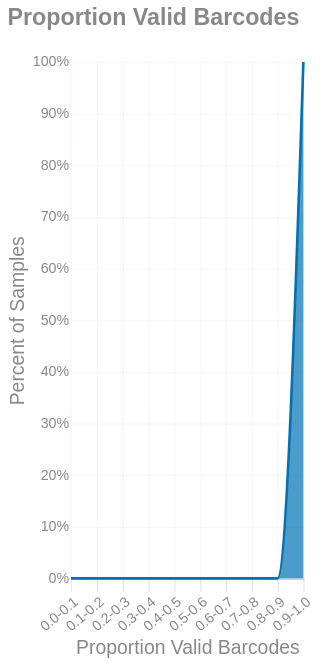

Notebook code cell kept with this figure:
### Markdown cell above
### Valid barcodes
This is a distribution of what percent of total alignments each sample had valid barcodes[^3]:

[^3]:
    Valid barcodes with respect to the conventions of a given linked-read chemistry:
    
    **haplotagging**: `AxxCxxBxxDxx` where `xx` is not `00`
    
    **stLFR**: `X_Y_Z` where `X`, `Y`, or `Z` is not `0`
    
    **TELLseq**: there is no `N` nucleotide

### Code cell
_hist = binned_histogram(aggregate_df['Valid'], 0.1, True, 1)
with SafeRender(_hist):
    (
        alt.Chart(_hist)
        .mark_area(interpolate = "monotone")
        .transform_filter(alt.datum.bin <= 1)
        .encode(
            x=alt.X('interval:O')
                .axis(title='Proportion Valid Barcodes', labelAngle=-40)
                .scale(domainMin=0,padding=0),
            y=alt.Y('proportion:Q', title='Percent of Samples').axis(format = '%').scale(domain=[0,1]),
            tooltip = [
                alt.Tooltip('interval', title = "Proportion Valid Barcodes"),
                alt.Tooltip('proportion', title = "Percent of Samples").format('.1%')
            ]
        )
        .properties(
                title=alt.Title('Proportion Valid Barcodes'),
            usermeta={'embedOptions': {'downloadFileName': f'alignments.percent.valid'}}
        )
    ).display()

### Figure 1 — Vega-Lite specification as saved in the notebook (floating-point values rounded to 4 significant figures)
{"width": "container", "height": 400, "config": {"title": {"anchor": "start", "dy": -15, "fontSize": 18, "color": "#888888", "subtitleColor": "#888888", "subtitleFontSize": 14}, "arc": {"fill": "#0072B2"}, "axis": {"domainColor": "#888888", "domainWidth": 0.5, "gridWidth": 0.2, "grid": false, "titleFontWeight": 400, "titleFontSize": 15, "labelFontSize": 11, "labelColor": "#888888", "tickColor": "#888888", "tickWidth": 0.2, "titleColor": "#888888"}, "axisBand": {"grid": false}, "axisX": {"grid": true, "tickSize": 10, "domainCap": "round"}, "axisY": {"domain": false, "grid": true, "tickSize": 0, "domainCap": "round"}, "background": "transparent", "header": {"labelFontSize": 15, "labelColor": "#888888", "titleFontSize": 15, "titleFontWeight": 600, "titleColor": "#888888"}, "legend": {"labelFont": "sans-serif", "labelFontSize": 12, "labelColor": "#888888", "symbolSize": 100, "symbolType": "circle", "titleFontSize": 12, "titlePadding": 10, "titleColor": "#888888", "title": null}, "range": {"category": ["#E69F00", "#56B4E9", "#009E73", "#F0E442", "#0072B2", "#D55E00", "#CC79A7", "#000000"], "diverging": ["#cfe8f3", "#a2d4ec", "#73bfe2", "#46abdb", "#1696d2", "#12719e"]}, "area": {"fill": "#0072B2", "fillOpacity": 0.7, "line": true, "strokeOpacity": 0.7}, "line": {"color": "#0072B2", "stroke": "#0072B2", "strokeWidth": 2}, "trail": {"color": "#0072B2", "stroke": "#0072B2", "strokeWidth": 0, "size": 1}, "point": {"filled": true, "fillOpacity": 1.0, "size": 95}, "text": {"color": "#888888", "fontSize": 11, "align": "right", "fontWeight": 400, "size": 11}, "bar": {"fill": "#0072B2", "stroke": null}, "view": {"stroke": null, "continuousWidth": 660, "continuousHeight": 400}}, "data": {"name": "data-5f2f5155bf959920b0043a6fccc76797"}, "mark": {"type": "area", "interpolate": "monotone"}, "encoding": {"tooltip": [{"field": "interval", "title": "Proportion Valid Barcodes", "type": "nominal"}, {"field": "proportion", "format": ".1%", "title": "Percent of Samples", "type": "quantitative"}], "x": {"axis": {"title": "Proportion Valid Barcodes", "labelAngle": -40}, "field": "interval", "scale": {"domainMin": 0, "padding": 0}, "type": "ordinal"}, "y": {"axis": {"format": "%"}, "field": "proportion", "scale": {"domain": [0, 1]}, "title": "Percent of Samples", "type": "quantitative"}}, "title": {"text": "Proportion Valid Barcodes"}, "transform": [{"filter": "(datum.bin <= 1)"}], "usermeta": {"embedOptions": {"downloadFileName": "alignments.percent.valid"}}, "$schema": "https://vega.github.io/schema/vega-lite/v6.1.0.json", "datasets": {"data-5f2f5155bf959920b0043a6fccc76797": [{"bin": "0.0", "interval": "0.0-0.1", "proportion": 0.0}, {"bin": "0.1", "interval": "0.1-0.2", "proportion": 0.0}, {"bin": "0.2", "interval": "0.2-0.3", "proportion": 0.0}, {"bin": "0.3", "interval": "0.3-0.4", "proportion": 0.0}, {"bin": "0.4", "interval": "0.4-0.5", "proportion": 0.0}, {"bin": "0.5", "interval": "0.5-0.6", "proportion": 0.0}, {"bin": "0.6", "interval": "0.6-0.7", "proportion": 0.0}, {"bin": "0.7", "interval": "0.7-0.8", "proportion": 0.0}, {"bin": "0.8", "interval": "0.8-0.9", "proportion": 0.0}, {"bin": "0.9", "interval": "0.9-1.0", "proportion": 1.0}]}}
